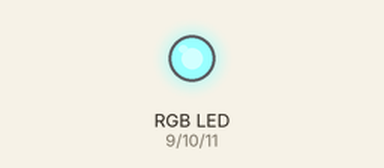
A sketch run on a simulated Arduino Uno, built with avr-gcc and run on an emulated ATmega328P. Parts: an RGB LED mixed from three pins (HIGH = lit).

Above: at 0.05 s.
At 1.5 s:
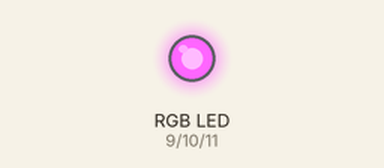
At 3.0 s:
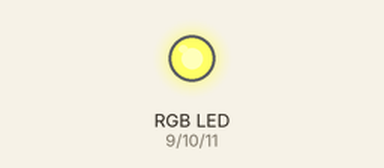
Timing chart, 0 to 6.9 s (numbered marks = the images above):
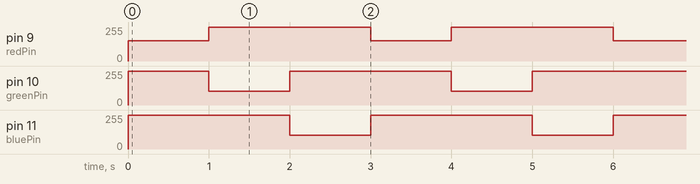

The sketch:

sketch_mar17a.ino
```cpp
#define redPin 9
#define greenPin 10
#define bluePin 11
void setup() {
 pinMode(redPin,OUTPUT);
 pinMode(greenPin,OUTPUT);
 pinMode(bluePin,OUTPUT);
}

void loop() {
  analogWrite(redPin,153);
  analogWrite(greenPin,255);
  analogWrite(bluePin,255);
  delay(1000);
  analogWrite(redPin,255);
  analogWrite(greenPin,102);
  analogWrite(bluePin,255);
  delay(1000);
  analogWrite(redPin,255);
  analogWrite(greenPin,255);
  analogWrite(bluePin,102);
  delay(1000);

}
```

Measured:
- by itself, pin 9 (redPin): alternates 255/255 for 2.0 s and 153/255 for 1.0 s
- by itself, pin 10 (greenPin): repeats every 3.0 s: 102/255 1.0 s, 255/255 2.0 s
- by itself, pin 11 (bluePin): alternates 255/255 for 2.0 s and 102/255 for 1.0 s
